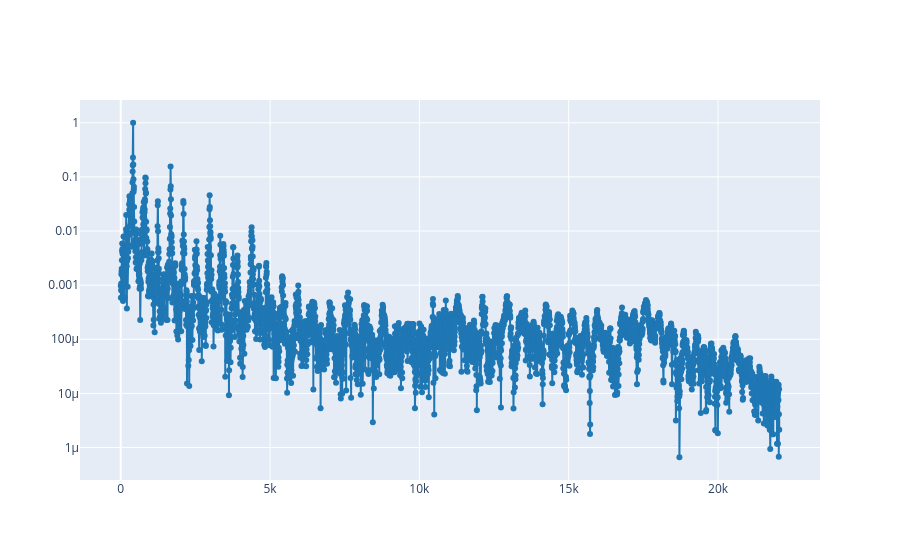

Notebook code cell kept with this figure:
### Markdown cell above
**3. Harmonic signals**

Now, we will work with harmonic signals. Until now, we have been working with simple sinusoids signals but most musical instruments sounds are harmonic. This means that they are formed by a sinusoid of the fundamental frequency plus sinusoids with frequencies multiples of it. For instance, we can define the following signal formed by the fundamental frequency plus the second and the third harmonic (note that each wave has a different phase).

### Code cell
def plt_spectrum(z, t_start=0.763):
    from util import plot_spectrum_at
    from scipy import signal
    windows_len = 8192
    ff, tt, S = signal.spectrogram(z, 44100, nperseg=windows_len, noverlap=windows_len/2)
    plot_spectrum_at(ff, tt, S, t_start)

plt_spectrum(ref, t_start = 0)

### Figure 1 — Plotly figure (JSON) as saved in the notebook; plotly's stock layout.template omitted (floating-point values rounded to 4 significant figures; data arrays with more than 128 entries replaced by an {"elided": "..."} marker saying what was removed)
{"data": [{"line": {"color": "#1f77b4", "shape": "linear"}, "mode": "lines+markers", "type": "scatter", "x": {"elided": "4097 float values"}, "y": {"elided": "4097 float values"}}], "layout": {"yaxis": {"type": "log"}}}
